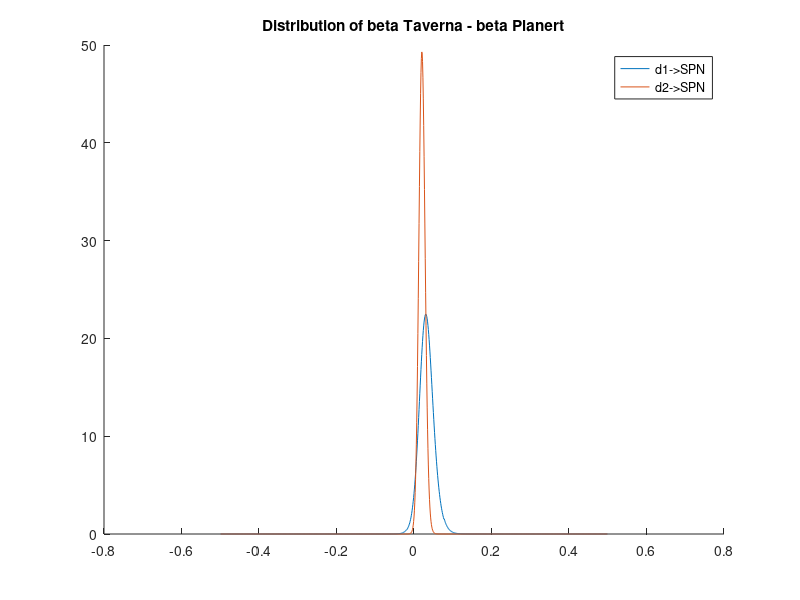

The MATLAB script that drew this image:

% returns a pdf for k = beta_taverna - beta_Planert by computing the 
% integral of beta_Planert(a).beta_Taverna(a+k)da over the 
% domain [bound1, bound2] of beta1 (and beta2)

clear all
close all

load('beta pdfs')

min_beta = beta(1);

step = beta(2) - beta(1);
max_beta = beta(end) - step;
beta = min_beta : step : max_beta;
Delta = min_beta - max_beta : step : max_beta - min_beta;

f_delta_d1 = zeros(length(Delta), 1);
f_delta_d2 = zeros(length(Delta), 1);
i = 1;

for k = Delta
    
    inf_bnd = max(min_beta, min_beta - k);
    sup_bnd = min(max_beta, max_beta - k);
    
    domain = inf_bnd : step : sup_bnd;
    S_d1 = 0;
    S_d2 = 0;
    
    for j = domain
        beta1_coor = floor((k+j) *1000);
        beta2_coor = floor(j*1000);
        S_d1 = S_d1+ Taverna_beta_pdf.d1_dx(beta1_coor) * Planert_beta_pdf.d1_dx(beta2_coor);
        S_d2 = S_d2+ Taverna_beta_pdf.d2_dx(beta1_coor) * Planert_beta_pdf.d2_dx(beta2_coor);
    end
    
    f_delta_d1(i) = step* S_d1;
    f_delta_d2(i) = step* S_d2;
    
    i = i + 1;
end

P_positive_d1 = sum(f_delta_d1(500:end)) / sum(f_delta_d1)
P_positive_d2 = sum(f_delta_d2(500:end)) / sum(f_delta_d2)

figure()
hold on
plot(Delta, f_delta_d1)
plot(Delta, f_delta_d2)
title('Distribution of beta Taverna - beta Planert')
legend('d1->SPN', 'd2->SPN')
saveas(gcf, 'delta for betas', 'png')
